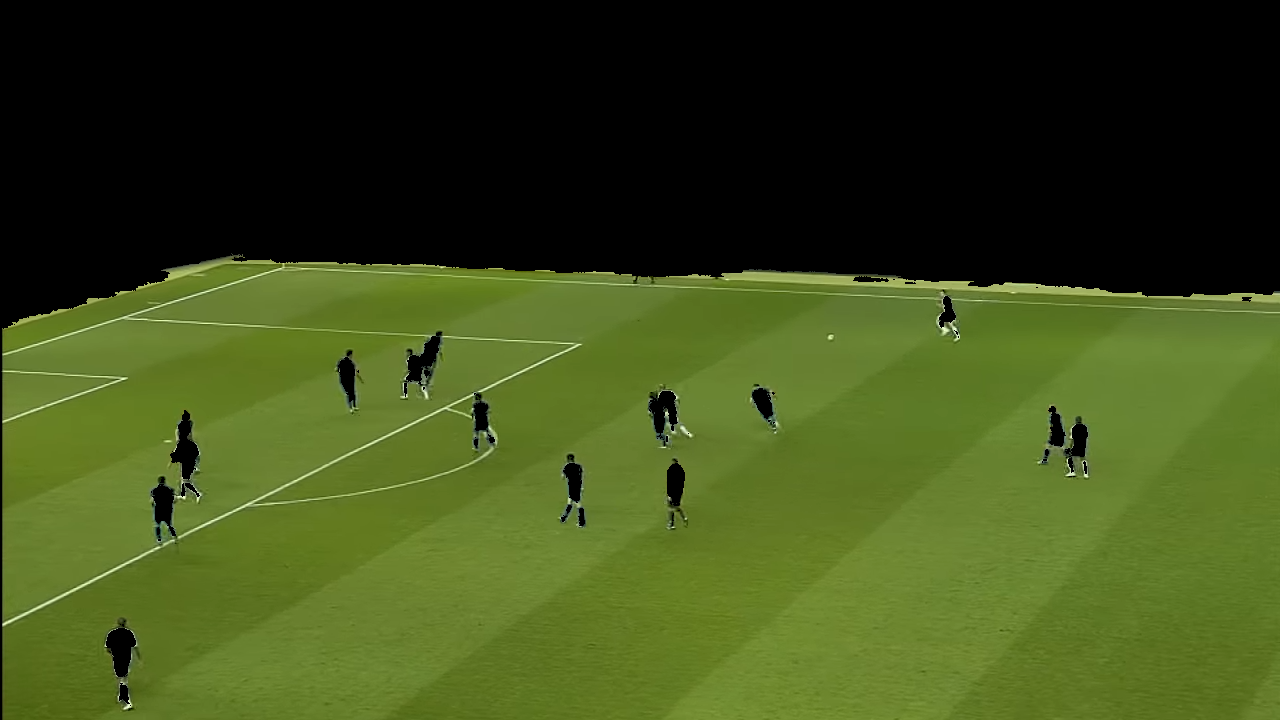
#> input picture New Algorithm Implementation/assets/green_region.png, 1280 x 720 px
$ jupyter execute --allow-errors error.ipynb
#> lines starting #> are read from the running program, lines starting #| are printed output that depends on the picture; after the words box and inside, x2 and y2 are one past the last pixel; in counts of white or black regions, pixels touching at a corner belong together; long printed decimals are rounded
[cell 1]
import matplotlib.pyplot as plt
from skimage import io, color, feature, transform
import numpy as np

# Load the image
image_path = "assets/green_region.png"
image = io.imread(image_path)
#> image is the input picture: shape (720, 1280, 3); mean R, G, B 60.7, 75.2, 25.8
gray_image = color.rgb2gray(image)
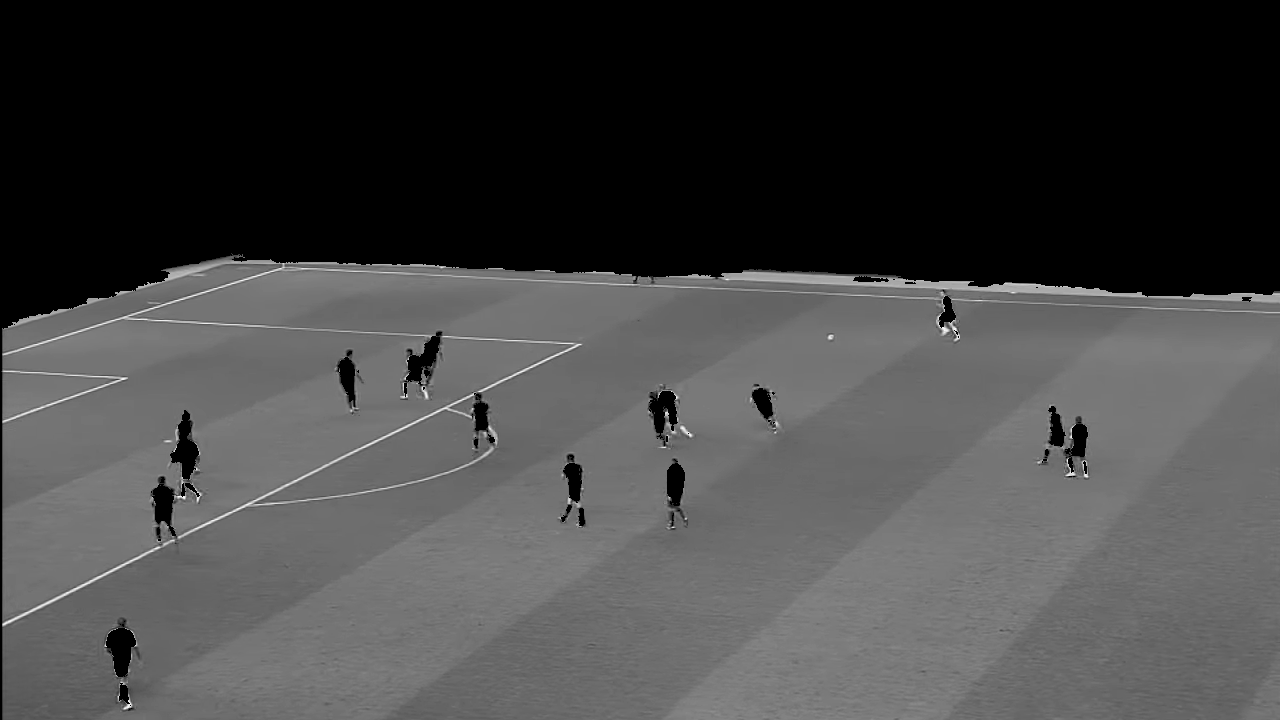
#> gray_image: shape (720, 1280) float64; min 0, max 0.98, mean 0.269

# Perform edge detection using Canny
edges = feature.canny(gray_image, sigma=0.9)
#> edges: shape (720, 1280) bool; 1.4% white in thin lines or dots, all inside (x1, y1, x2, y2) = (2, 254, 1279, 719)

#show the image
plt.imshow(edges, cmap='gray')
plt.axis('off')
plt.show()

[cell 2]
# Perform Hough transform to detect lines
tested_angles = np.linspace(-np.pi / 2, np.pi / 2, 360)
hspace, angles, distances = transform.hough_line(edges, theta=tested_angles)
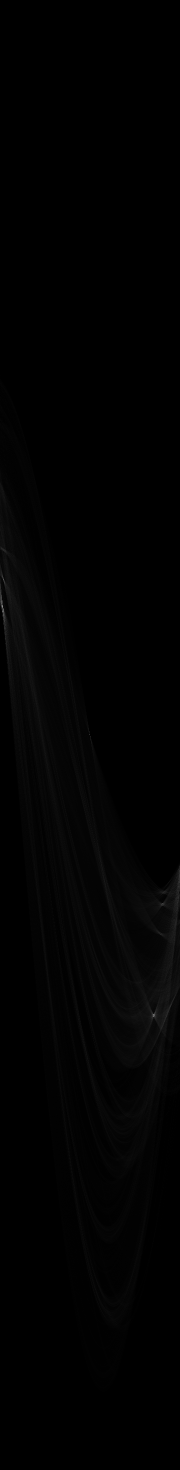
#> hspace: shape (2939, 360) uint64 (shown at 1/2 size); min 0, max 571, mean 4.5; drawn with min black and max white
#> angles = 360 values from -1.57 to 1.57; distances = 2939 values from -1469 to 1469

# Extract line segments
lines = transform.hough_line_peaks(hspace, angles, distances, threshold=0.3 * np.max(hspace))
#> lines = ([571, 421, 245, 230, 213], [-1.53, 1.12, -1.52, 0.00438, 1.26], [-258, 560, -311, 4, 338])

[cell 3]
# Filter out small lines and very close parallel lines
filtered_lines = []
min_line_length = 100  # Minimum length of line to keep
min_distance_between_parallel_lines = 0  # Minimum distance between parallel lines

for _, angle, dist in zip(*lines): # Iterate over the lines
    y0 = (dist - 0 * np.cos(angle)) / np.sin(angle) # Calculate y-intercept
    y1 = (dist - gray_image.shape[1] * np.cos(angle)) / np.sin(angle) # Calculate y-intercept at the right edge of the image
    line_length = np.sqrt((gray_image.shape[1] - 0) ** 2 + (y1 - y0) ** 2)  # Calculate line length

    if line_length >= min_line_length:  # Filter out small lines
        too_close = False
        for existing_angle, existing_dist in filtered_lines:
            if (abs(existing_angle - angle) < 0.1 and abs(existing_dist - dist) < min_distance_between_parallel_lines): # Filter out very close parallel lines
                too_close = True
                break
        if not too_close:
            filtered_lines.append((angle, dist))
#> this loop made 5 passes
#> (angle, dist, y0, y1, line_length) on passes 1 to 5: (-1.53, -258, 258.2, 314.3, 1281.2), (1.12, 560, 623.4, -2.86, 1425), (-1.52, -311, 311.4, 378.7, 1281.8), (0.00438, 4, 914.2, -291623.5, 292540.5), (1.26, 338, 354.5, -50.28, 1342.5)
#> after the loop, filtered_lines = [(-1.53, -258), (1.12, 560), (-1.52, -311), (0.00438, 4), (1.26, 338)]

# Define a function to calculate the intersection of two lines
def calculate_intersection(line1, line2):
    """Calculate the intersection point of two lines given by (angle, distance) pairs."""
    angle1, dist1 = line1
    angle2, dist2 = line2

    # Lines in parametric form: r = x*cos(theta) + y*sin(theta)
    A = np.array([
        [np.cos(angle1), np.sin(angle1)],
        [np.cos(angle2), np.sin(angle2)]
    ])
    b = np.array([dist1, dist2])

    if np.linalg.det(A) == 0:  # Lines are parallel
        return None

    intersection_point = np.linalg.solve(A, b) # Solve for the intersection point
    return intersection_point

# Further filter out lines that are almost parallel to each other
angle_threshold = 0.1  # Angle threshold for determining parallel lines
filtered_lines_final = [] # List to store the final filtered lines

for angle, dist in filtered_lines:  # Iterate over the filtered lines
    too_close = False
    for existing_angle, existing_dist in filtered_lines_final:  # Iterate over the lines in filtered_lines_final
        if abs(existing_angle - angle) < angle_threshold:   # Filter out lines that are almost parallel
            too_close = True
            break
    if not too_close:   # If the line is not almost parallel to any other line in filtered_lines_final
        filtered_lines_final.append((angle, dist))  # Add the line to filtered_lines_final
#> this loop made 5 passes
#> after the loop, filtered_lines_final = [(-1.53, -258), (1.12, 560), (0.00438, 4), (1.26, 338)]

# Find and print points of intersection of the remaining lines
intersection_points = []    # List to store the intersection points
for i in range(len(filtered_lines_final)):  # Iterate over the lines
    for j in range(i + 1, len(filtered_lines_final)):   # Iterate over the remaining lines
        point = calculate_intersection(filtered_lines_final[i], filtered_lines_final[j])    # Calculate the intersection point
        if point is not None:
            intersection_points.append(point)   # Add the intersection point to the list
#> this loop made 4 passes
#> after the loop, intersection_points = [[685.1, 288.2], [2.87, 258.4], [267.4, 270], [1.27, 622.8], [1554, -136.9], [2.45, 353.7]]

# Filter out None values from intersection_points
intersection_points = [point for point in intersection_points if point is not None]

# Store the intersection points as pairs of coordinates in a list
intersection_coordinates = [(point[0], point[1]) for point in intersection_points]
#> intersection_coordinates = [(685.1, 288.2), (2.87, 258.4), (267.4, 270), (1.27, 622.8), (1554, -136.9), (2.45, 353.7)]

# Print the list of intersection coordinates
print("List of Intersection Coordinates (x, y):")
for coords in intersection_coordinates:
    print(coords)   # Print the intersection coordinates
#> this loop made 6 passes
#| (685.064, 288.241)
#| (2.870, 258.373)
#| (267.351, 269.953)
#| (1.275, 622.818)
#| (1554.015, -136.935)
#| (2.452, 353.723)

# Plot the remaining lines and their intersection points
fig, ax = plt.subplots(figsize=(10, 10))
ax.imshow(gray_image, cmap=plt.cm.gray) # Display the image

for idx, (angle, dist) in enumerate(filtered_lines_final):
    (x0, y0) = dist * np.array([np.cos(angle), np.sin(angle)])
    ax.axline((x0, y0), slope=np.tan(angle + np.pi/2), color='r')
    ax.text(x0, y0, str(idx + 1), color='yellow', fontsize=12, weight='bold')  # Number the lines
#> this loop made 4 passes
#> (angle, dist, x0, y0) on passes 1 to 4: (-1.53, -258, -11.29, 257.8), (1.12, 560, 246.1, 503), (0.00438, 4, 4, 0.0175), (1.26, 338, 101.9, 322.3)

for idx, point in enumerate(intersection_points):
    ax.plot(point[0], point[1], 'bo')  # Plot intersection points as blue dots
    ax.text(point[0], point[1], str(idx + 1), color='blue', fontsize=12, weight='bold')  # Number the points
#> this loop made 6 passes

ax.set_title('Filtered Lines with Intersection Points and Line Numbers')
plt.show()
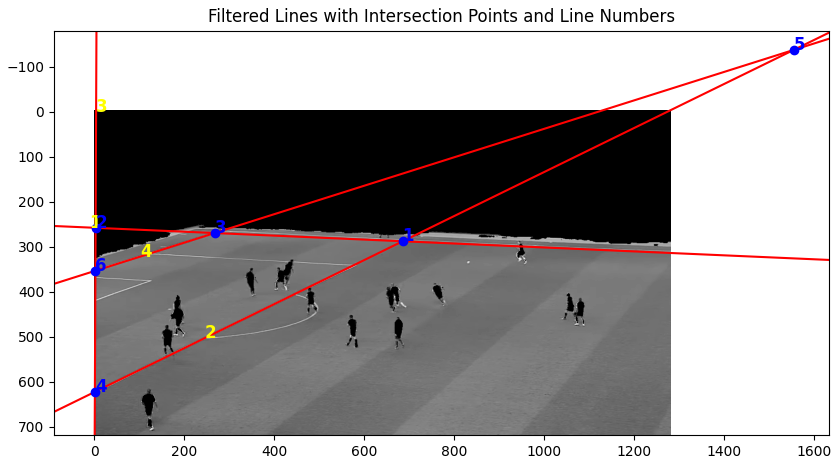
#> figure drawn by matplotlib, 1 panel

# Return the list of intersection coordinates
intersection_coordinates
#> Out has the same summary as intersection_coordinates

[cell 4]
for idx, (angle, dist) in enumerate(filtered_lines_final):
    (x0, y0) = dist * np.array([np.cos(angle), np.sin(angle)])
    ax.axline((x0, y0), slope=np.tan(angle + np.pi/2), color='r')
    ax.text(x0, y0, str(idx + 1), color='yellow', fontsize=12, weight='bold')  # Number the lines

for idx, point in enumerate(intersection_points):
    ax.plot(point[0], point[1], 'bo')  # Plot intersection points as blue dots
    ax.text(point[0], point[1], str(idx + 1), color='blue', fontsize=12, weight='bold')  # Number the points

ax.set_title('Filtered Lines with Intersection Points and Line Numbers')
plt.show()

# Return the list of intersection coordinates
intersection_coordinates
#> Out has the same summary as intersection_coordinates

[cell 5]
import matplotlib.pyplot as plt
from skimage import io, color, feature, transform
import numpy as np

# Load the image
image_path = "assets\world_cup_template.png"
#> (the rest of this cell did not finish here and is left out)

[cell 6]
import matplotlib.pyplot as plt
from skimage import io, color, feature, transform
import numpy as np

# Load the new image
new_image_path = "assets/world_cup_template.png"
#> new_image_path = 'assets/world_cup_template.png'
#> (the rest of this cell did not finish here and is left out)

[cell 7]
import cv2
import numpy as np
import matplotlib.pyplot as plt

# [16 lines of commented-out code are left out]

def filter_lines(lines, threshold):
    if lines is None:
        return []

    filtered_lines = []
    for i, line in enumerate(lines):
        rho, theta = line[0]
        close_to_existing = False
        for existing_line in filtered_lines:
            existing_rho, existing_theta = existing_line[0]
            if abs(rho - existing_rho) < threshold and abs(theta - existing_theta) < np.pi / 180:
                close_to_existing = True
                break
        if not close_to_existing:
            filtered_lines.append(line)
    return filtered_lines

# Load the image
image_path = './assets/green_region.png'
#> image_path = './assets/green_region.png'
image = cv2.imread(image_path)

# Convert to grayscale
gray = cv2.cvtColor(image, cv2.COLOR_BGR2GRAY)

# Apply Canny edge detector
edges = cv2.Canny(gray, 50, 150, apertureSize=3)
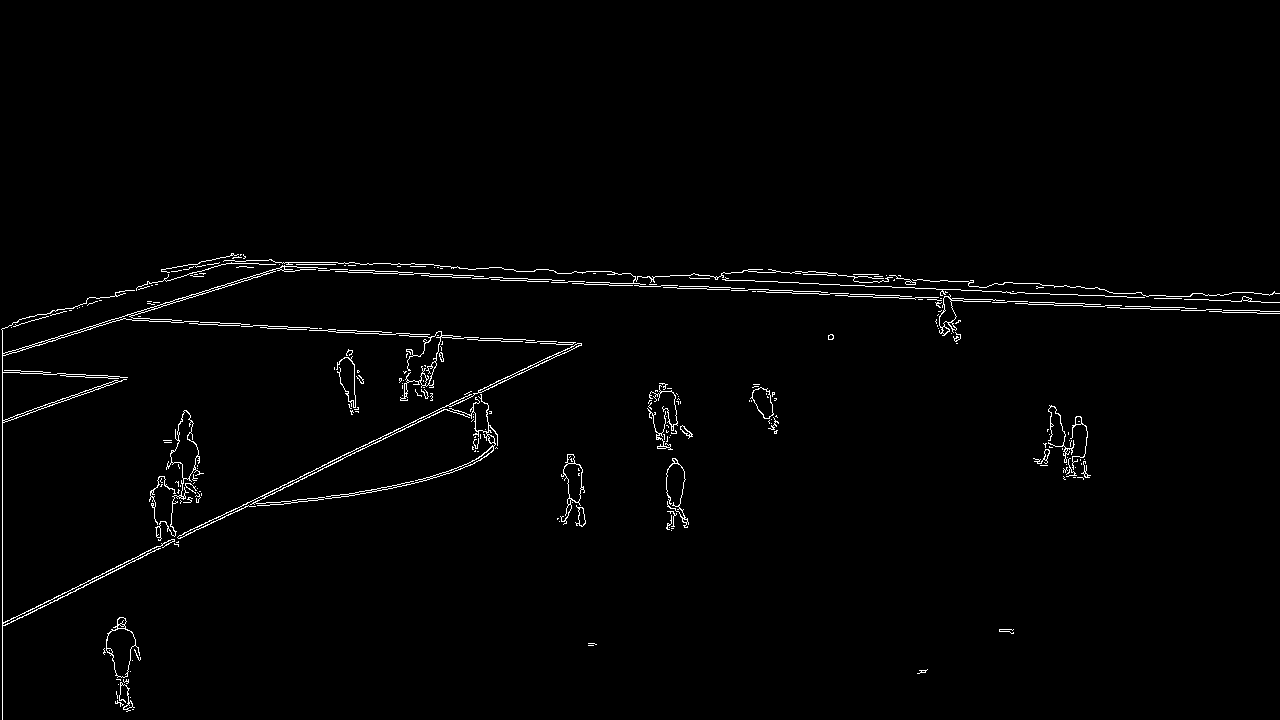
#> edges: shape (720, 1280); 1.4% white in thin lines or dots, all inside (x1, y1, x2, y2) = (1, 253, 1280, 720)

# Use Hough Line Transform to detect lines
lines = cv2.HoughLines(edges, 1, np.pi / 180, 170)
#> lines = 16 rows, first 8: [560, 1.12], [2, 0], [250, 1.62], [562, 1.12], [257, 1.61], [266, 1.61], [311, 1.62], [259, 1.59]

# print(lines)

# Filter lines to remove very close parallel lines
filtered_lines = filter_lines(lines, threshold=60)
#> the loop in filter_lines, `for i, line in enumerate(lines):` made 16 passes
#> (rho, theta) on passes 1 to 12: (560, 1.12), (2, 0), (250, 1.62), (562, 1.12), (257, 1.61), (266, 1.61), (311, 1.62), (259, 1.59), (264, 1.61), (253, 1.62), (255, 1.61), (558, 1.13)
#> after the loop in filter_lines, `for i, line in enumerate(lines):`: filtered_lines = [[[560, 1.12]], [[2, 0]], [[250, 1.62]], [[257, 1.61]], [[311, 1.62]], [[259, 1.59]], [[558, 1.13]], [[338, 1.27]]]

# Create a copy of the original image to draw lines
line_image = np.copy(image)

# [15 lines of commented-out code are left out]
for idx, line in enumerate(filtered_lines):
    rho, theta = line[0]
    a = np.cos(theta)
    b = np.sin(theta)
    x0 = a * rho
    y0 = b * rho
    x1 = int(x0 + 1000 * (-b))
    y1 = int(y0 + 1000 * (a))
    x2 = int(x0 - 1000 * (-b))
    y2 = int(y0 - 1000 * (a))
    cv2.line(line_image, (x1, y1), (x2, y2), (0, 0, 255), 2)  # Red color
    # Calculate the midpoint of the line for numbering
    midpoint = (int((x1 + x2) / 2), int((y1 + y2) / 2))
    cv2.putText(line_image, str(idx+1), midpoint, cv2.FONT_HERSHEY_SIMPLEX, 0.5, (0, 255, 0), 2)  # Green color
#> this loop made 8 passes
#> (rho, theta, a, b, x0, y0, x1, y1) on passes 1, 3, 4, 5, 6, 7, 8: (560, 1.12, 0.438, 0.899, 245.5, 503.3, -653, 941), (250, 1.62, -0.0523, 0.999, -13.08, 249.7, -1011, 197), (257, 1.61, -0.0349, 0.999, -8.97, 256.8, -1008, 221), (311, 1.62, -0.0523, 0.999, -16.28, 310.6, -1014, 258), (259, 1.59, -0.0175, 1, -4.52, 259, -1004, 241), (558, 1.13, 0.423, 0.906, 235.8, 505.7, -670, 928), (338, 1.27, 0.292, 0.956, 98.82, 323.2, -857, 615)
#> (rho, theta, a, b, x0, y0, x1, y1) on pass 2: (2, 0, 1, 0, 2, 0, 2, 1000)
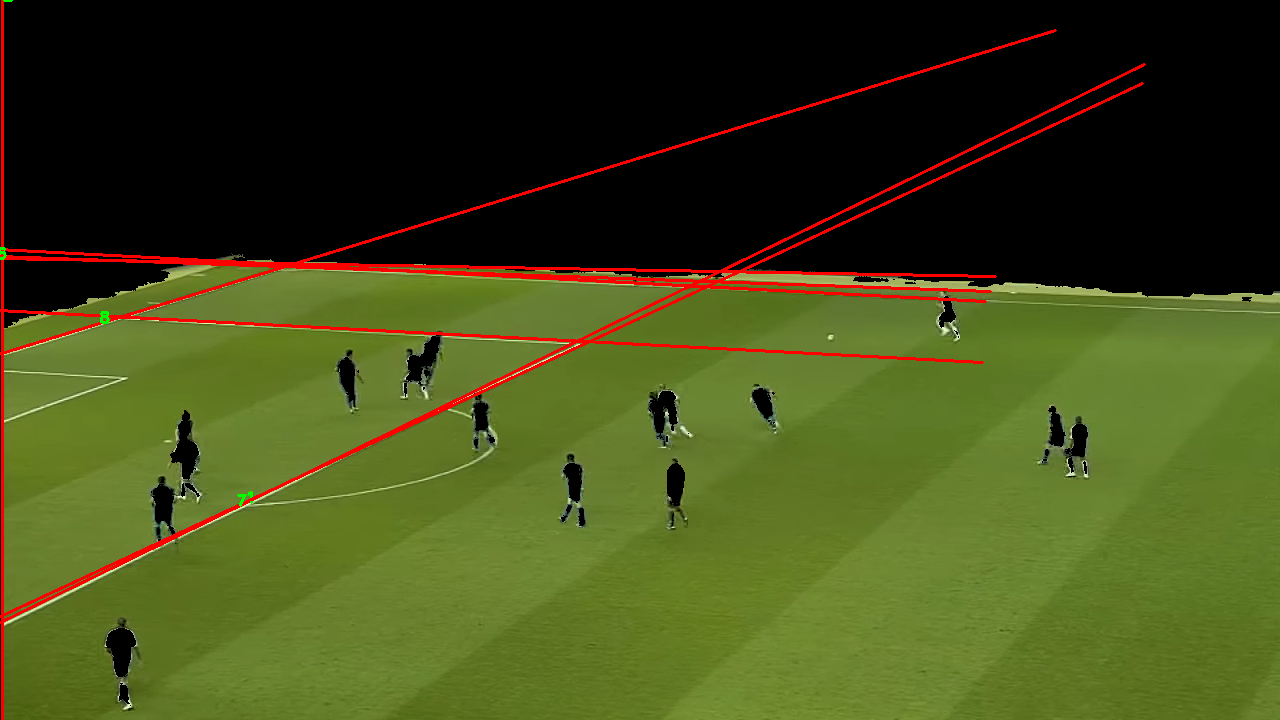
#> line_image: shape (720, 1280, 3); mean B, G, R 25, 73.3, 65.3

# Display the original image, edges, and the image with lines
plt.figure(figsize=(15, 10))
plt.subplot(3,1, 1)
plt.title('Original Image')
plt.imshow(cv2.cvtColor(image, cv2.COLOR_BGR2RGB))

plt.subplot(3,1, 2)
plt.title('Edges')
plt.imshow(edges, cmap='gray')

plt.subplot(3,1, 3)
plt.title('Lines Detected')
plt.imshow(cv2.cvtColor(line_image, cv2.COLOR_BGR2RGB))

plt.show()
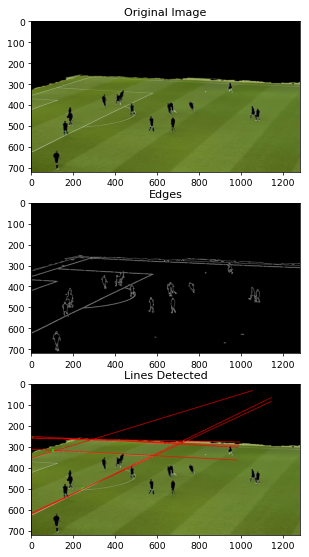
#> figure drawn by matplotlib, 3 panels
